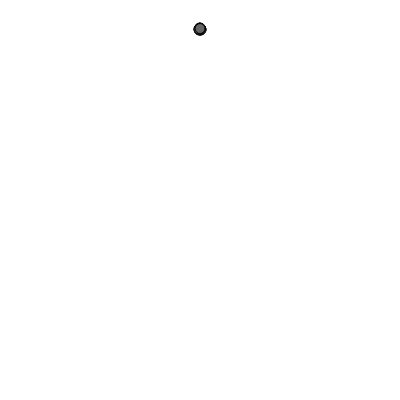
Frame 1 (no input)
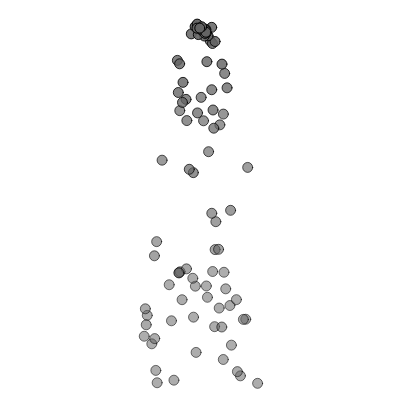
Frame 60 (no input)
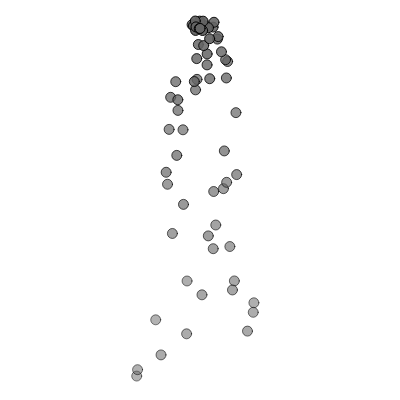
Frame 120 (the mouse pressed at the canvas centre since frame 60)

The p5.js sketch that drew these frames (run headless with seeded random() and noise() and a simulated clock; from frame 60 on, the mouse is pressed at the canvas centre):

// p5.js sketch
// ── sketch.js
let particles = [];
let num = 30;

function setup() {
  createCanvas(400, 400);
  
  for (let i= 0; i < num; i++){
    particles[i] = new Particle(width/2, 30);
  }
  
}

function draw() {
  background(255);
  
  // create a new particle and add it to the array during every draw() iteration
  let newParticle = new Particle(width/2, 30);
  particles.push(newParticle);
  
  let gravity = createVector (0, 0.2);
  
  for (let i = 0; i < particles.length; i++){
    // Operate the single particle.
    particles[i].run(gravity);
  
    // Check the particle’s state and make a new particle.
    if (particles[i].isDead()){
      // particles[i] = new Particle(width/2, 30);
      particles.splice(i, 1);
      console.log("Particle dead!")
    }
  }
  
  
}


class Particle{
  constructor(x, y){
    this.position = createVector(x, y);
    // give it a random velocity
    this.velocity = createVector(random(-1, 1), random(-2, 0));
    this.acceleration = createVector();
    // A new variable to keep track of how long the particle has been “alive.”
    this.lifespan = 255;
    
  }
  
  run(force){
    this.update();
    this.applyForce(force);
    this.show()
  }
  
  update(){
    this.velocity.add(this.acceleration);
    this.position.add(this.velocity);
    
    this.acceleration.mult(0);
    this.lifespan -= 2.0;
  }
  
  isDead(){
    if (this.lifespan > 0){
      return false
    }else{
      return true;
    }
  }
  
  applyForce(force){
    let f = force;
    this.acceleration.add(f);
  }
  
  show(){
    // Since the life ranges from 255 to 0, it can also be used for alpha.
    fill(100, this.lifespan);
    stroke(0, this.lifespan);
    circle(this.position.x, this.position.y, 10);
    
  }
}
